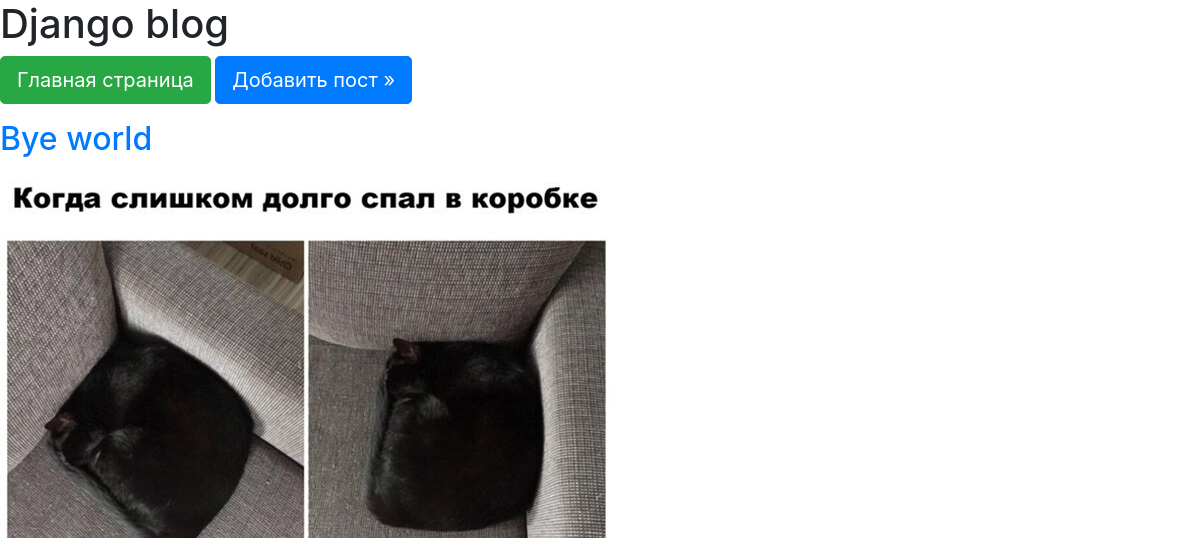
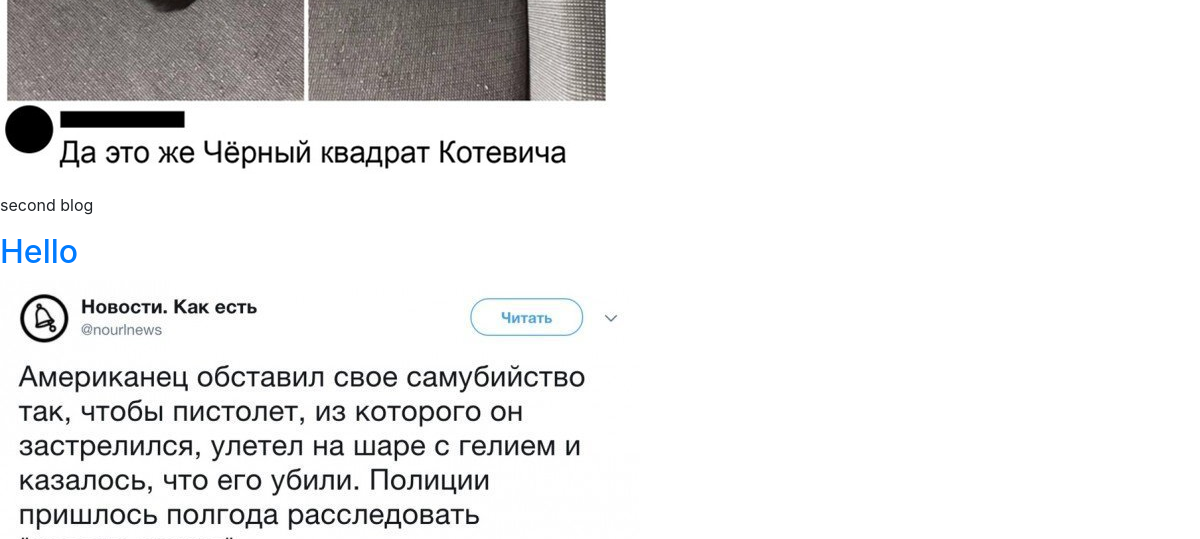
The app's page / (upper part), older data (2 pictures, top to bottom).
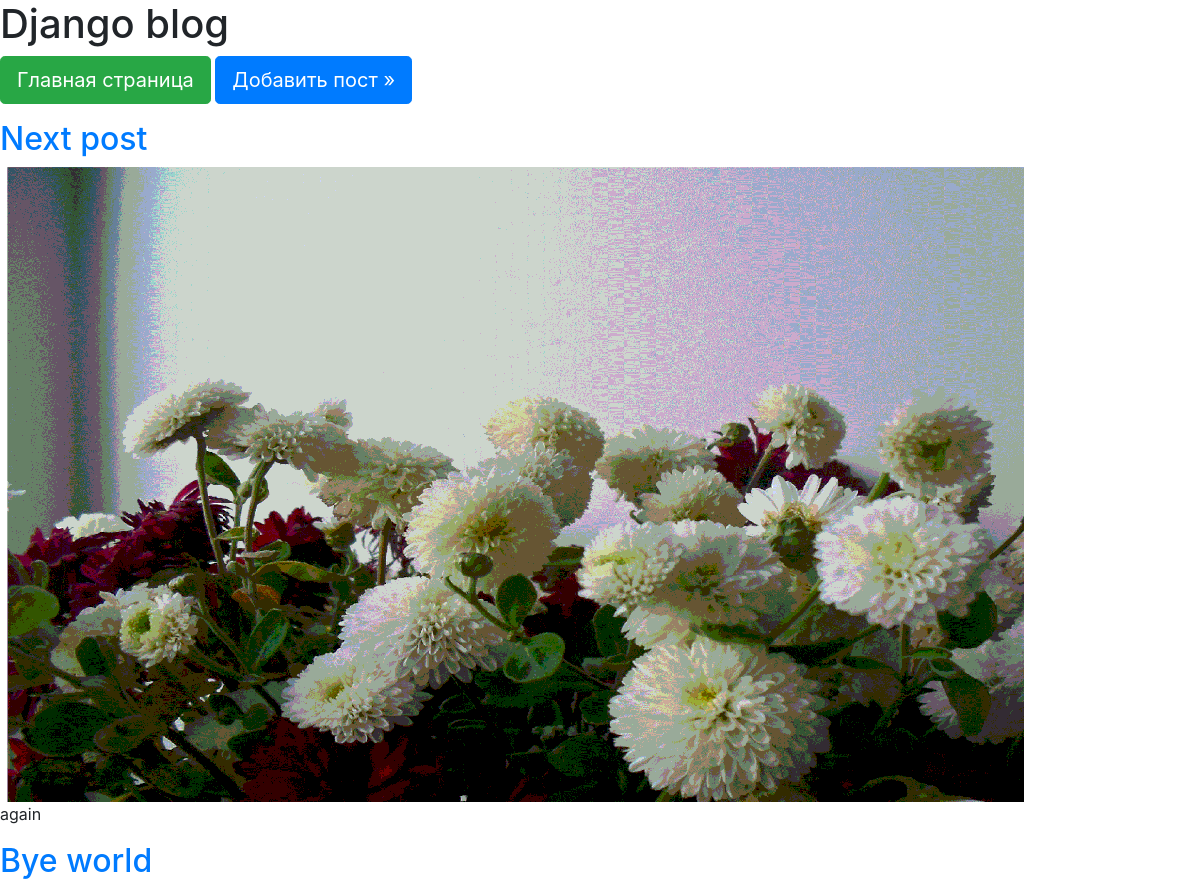
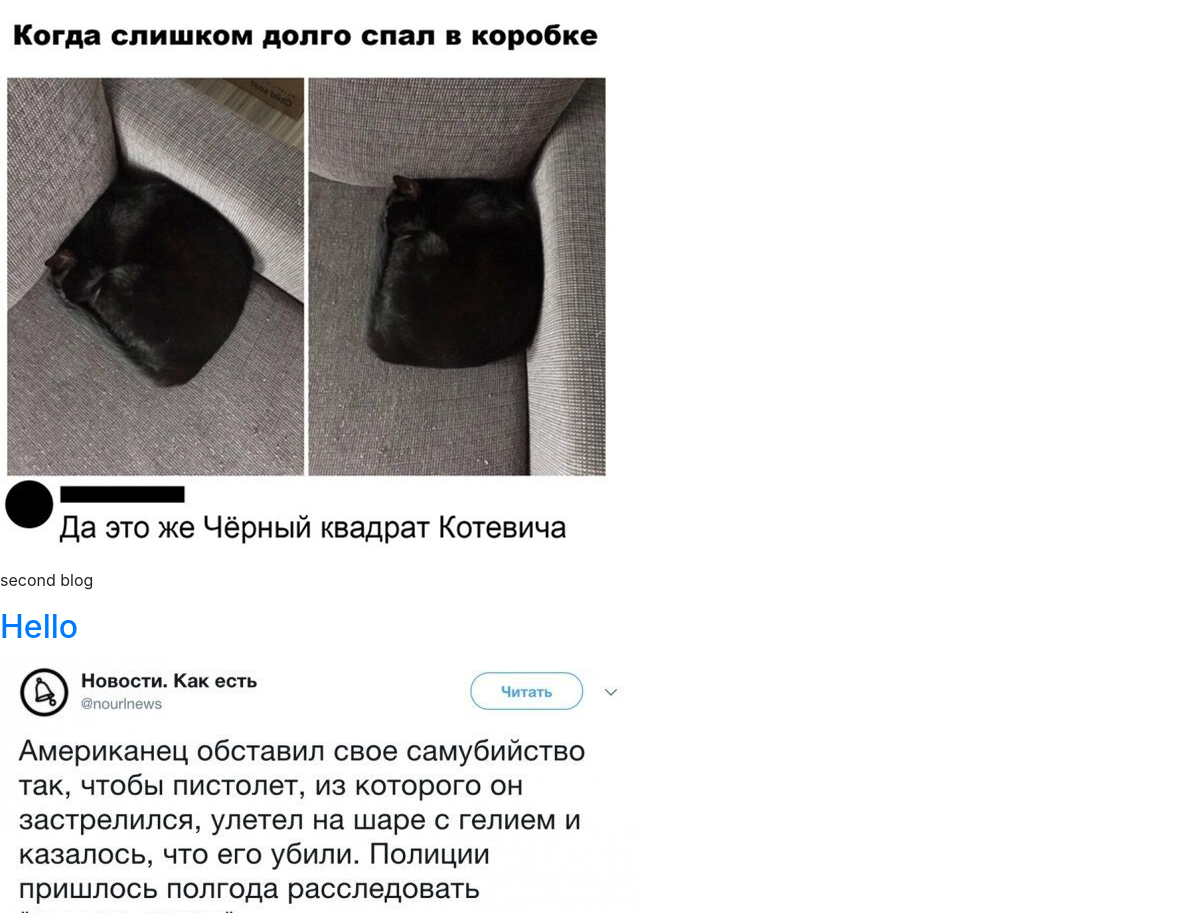
The same page, newer data (2 pictures, top to bottom).
### blog/models.py (models this page shows, shortened)
class Post(models.Model):
    title = models.CharField(max_length=200)
    author = models.ForeignKey(
        'auth.User',
        on_delete=models.CASCADE,
    )
    cover = models.ImageField(upload_to='images/')
    body = models.TextField()
    class Meta:
        ordering = ['-id', ]

### blog/views.py (the view)
# urls.py: path('', BlogListView.as_view(), name='home'),
class BlogListView(ListView):
    context_object_name = 'articles'
    template_name = 'home.html'
    model = Post
    def get_queryset(self):
        articles = Post.objects.all()
        paginator = Paginator(articles, 10)
        page = self.request.GET.get('page')
        try:
            articles = paginator.page(page)
        except PageNotAnInteger:
            articles = paginator.page(1)
        except EmptyPage:
            articles = paginator.page(paginator.num_pages)
        return articles

### blog/templates/home.html (shortened to what this page needs)
{% extends 'base.html' %}
{% block content %}
  {% for post in object_list %}
    <div class="post-entry">
      <h2><a href="{% url 'post_detail' post.pk %}">{{ post.title }}</a></h2>
      <img src="{{ post.cover.url}}" alt="{{ post.title }}">
      <p>{{ post.body }}</p>
    </div>
  {% endfor %}
{% endblock content %}

### blog/templates/base.html (shortened to what this page needs)
{% load static %}
<html>
  <head>
  </head>
  <body>
    <header>
        <link rel="stylesheet" href="{% static 'css/css/bootstrap.min.css' %}" type="text/css">
      <h1><a >Django blog</a></h1>
      <p>
        <a href="/" class="btn btn-success btn-lg">Главная страница</a>
        <a href="/post/new" class="btn btn-primary btn-lg">Добавить пост &raquo;</a>
     </p>
    </header>
    <div>
      {% block content %}
      {% endblock content %}
    </div>
  </body>
</html>

Row changes from the older to the newer data that the page shows:
added Post: title "Next post", cover (picture), body "again"
